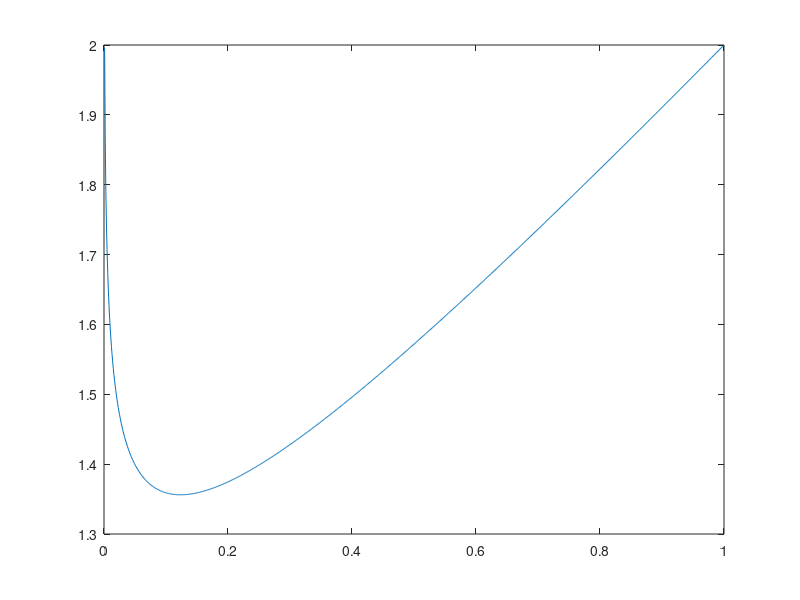

The MATLAB script that drew this image:
delta = 0.000000000000000000001;
b = 1;
c = 1;
epsilon = (1:1000)/1000;
plot(epsilon,delta + b*epsilon.^(-0.1) + c*epsilon + delta./epsilon)
hold on
%plot(epsilon,delta + c*epsilon + (b+ delta)./epsilon)